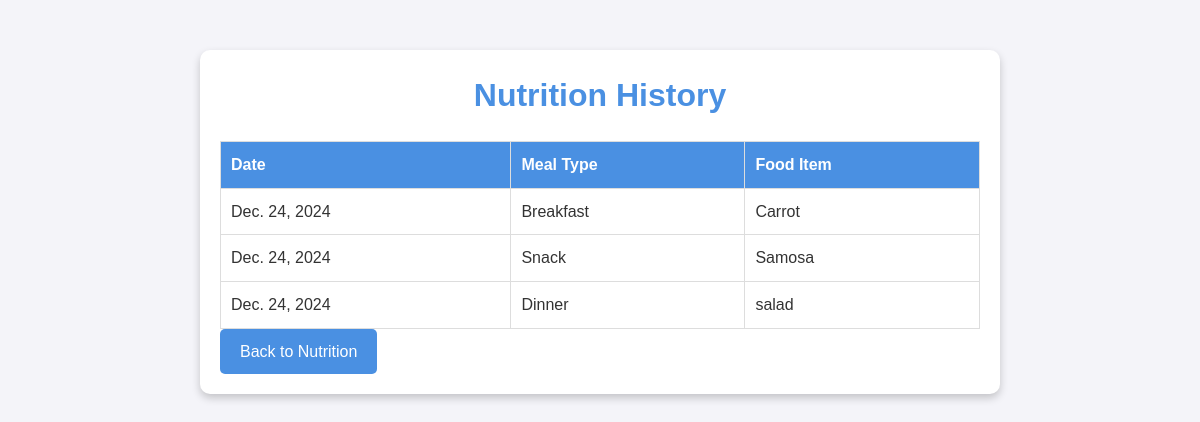
/nutrition-history/ (signed in), run on the app's committed database.
### authapp/models.py (models this page shows, shortened)
class NutritionLog(models.Model):
    user = models.ForeignKey(User, on_delete=models.CASCADE)
    date = models.DateField(auto_now_add=True)
    meal_type = models.CharField(max_length=50)
    food_item = models.CharField(max_length=255)
    calories = models.FloatField(default=0)
    protein = models.FloatField(default=0)
    carbs = models.FloatField(default=0)
    fats = models.FloatField(default=0)

### authapp/views.py (the view)
# urls.py: path('nutrition-history/', views.nutrition_history, name='NutritionHistory'),
@login_required
def nutrition_history(request):
    logs = NutritionLog.objects.filter(user=request.user).order_by("-date")
    return render(request, "nutrition_history.html", {"logs": logs})

### templates/nutrition_history.html (shortened to what this page needs)
{% load static %}
<!DOCTYPE html>
<html lang="en">
<head>
    <link rel="stylesheet" href="{% static 'assets/css/main.css' %}">
</head>
<body>
    <div class="container">
        <h1>Nutrition History</h1>
        {% if logs %}
        <table>
            <thead>
                <tr>
                    <th>Date</th>
                    <th>Meal Type</th>
                    <th>Food Item</th>
                </tr>
            </thead>
            <tbody>
                {% for log in logs %}
                <tr>
                    <td>{{ log.date }}</td>
                    <td>{{ log.meal_type }}</td>
                    <td>{{ log.food_item }}</td>
                </tr>
                {% endfor %}
            </tbody>
        </table>
        {% else %}
        <p class="no-logs">No nutrition logs available. Start logging your meals!</p>
        {% endif %}
        <a href="{% url 'Nutrition' %}" class="back-button">Back to Nutrition</a>
    </div>
</body>
</html>

### static/assets/css/main.css (style rules this page uses)
* { margin: 0; padding: 0; box-sizing: border-box; }
body { background-color: #f4f4f9; color: #333; line-height: 1.6; }

### templates/nutrition_history.html (style rules this page uses)
body { font-family: Arial, sans-serif; background-color: #f4f4f9; color: #333; line-height: 1.6; }
.container { max-width: 800px; margin: 50px auto; padding: 20px; background: white; border-radius: 10px; box-shadow: 0 4px 8px rgba(0, 0, 0, 0.2); }
h1 { text-align: center; margin-bottom: 20px; color: #4a90e2; }
table { width: 100%; border-collapse: collapse; }
table th, table td { padding: 10px; text-align: left; border: 1px solid #ddd; }
table th { background: #4a90e2; color: white; }
.back-button { display: inline-block; background: #4a90e2; color: white; text-decoration: none; padding: 10px 20px; border-radius: 5px; transition: background-color 0.3s; text-align: center; }

### data on the page
NutritionLog: date "Dec. 24, 2024", meal_type "Breakfast", food_item "Carrot"
NutritionLog: date "Dec. 24, 2024", meal_type "Snack", food_item "Samosa"
NutritionLog: date "Dec. 24, 2024", meal_type "Dinner", food_item "salad"
